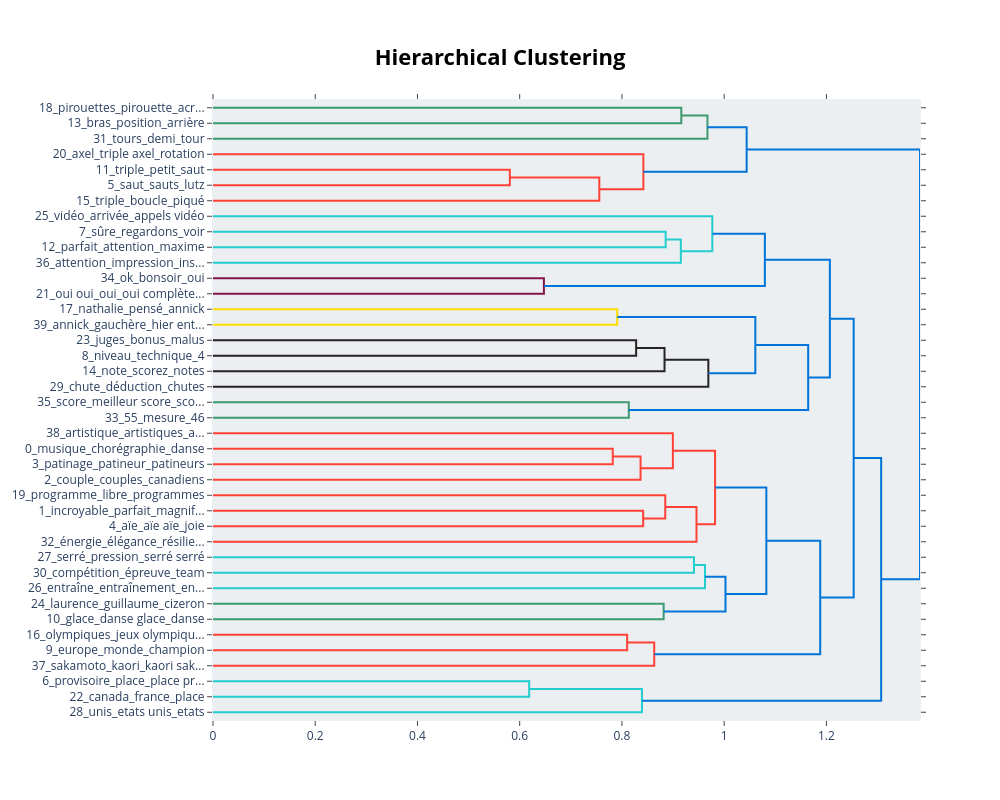

Notebook source saved alongside this figure:
### Code cell
from bertopic import BERTopic
from sentence_transformers import SentenceTransformer
from sklearn.feature_extraction.text import CountVectorizer
from umap import UMAP
import hdbscan

# Stopwords list
STOPWORDS = [x.strip() for x in open('stopwords.txt').readlines()]

# Docs 
docs = df["text"]

# Vectorizer for topic representation
vectorizer_model = CountVectorizer(
    stop_words=STOPWORDS,
    ngram_range=(1,2),
    min_df=2,
    token_pattern=r"\b(?!\w*[A-Z])\w+\b" # theoreticaly removes words with capital letters once embeddings are done
)

# To control for number and size of clusters
hdbscan_model = hdbscan.HDBSCAN(
    min_cluster_size=50,      # bigger = fewer, larger topics
    min_samples=10,            # higher = more conservative clustering
    cluster_selection_epsilon=0.1,  # merge nearby clusters
    cluster_selection_method='leaf', # fewer, more specific clusters
    prediction_data=True # important !!
)

# Load CamemBERT embedding model
embedding_model = SentenceTransformer("dangvantuan/sentence-camembert-base", device="cuda") # remove device if CPU

# Influence choice of themes
seed =  [
["émotion","larme","ému","joie","tristesse"],
["famille","parents","ami", "personnel", "conjoint"]]

# Build BERTopic model
topic_model = BERTopic(
    embedding_model=embedding_model,
    vectorizer_model=vectorizer_model,
    hdbscan_model=hdbscan_model,
    language="french",
    calculate_probabilities=True,
    verbose=True,
    seed_topic_list=seed    
)

# Fit the model
topics, probs = topic_model.fit_transform(docs)

# Show discovered topics
print(topic_model.get_topic_info())

# Visualize topics
#topic_model.visualize_topics()

# Visualize topic hierarchy
topic_model.visualize_hierarchy()

#keybertopic, extrait phrases saillantes
#tester lda
#virer phrases nulles et refaire tourner
#pas virer -1 sauf si faible échantillon et checker
#checker si semi-superviser pour trouver thèmes

### Figure 1 — Plotly figure (JSON) as saved in the notebook; plotly's stock layout.template omitted (floating-point values rounded to 4 significant figures)
{"data": [{"hoverinfo": "text", "marker": {"color": "rgb(61,153,112)"}, "mode": "lines", "type": "scatter", "x": [0.0, 0.9161, 0.9161, 0.0], "xaxis": "x", "y": [-5.0, -5.0, -15.0, -15.0], "yaxis": "y"}, {"hoverinfo": "text", "marker": {"color": "rgb(61,153,112)"}, "mode": "lines", "type": "scatter", "x": [0.9161, 0.9673, 0.9673, 0.0], "xaxis": "x", "y": [-10.0, -10.0, -25.0, -25.0], "yaxis": "y"}, {"hoverinfo": "text", "marker": {"color": "rgb(255,65,54)"}, "mode": "lines", "type": "scatter", "x": [0.0, 0.5807, 0.5807, 0.0], "xaxis": "x", "y": [-45.0, -45.0, -55.0, -55.0], "yaxis": "y"}, {"hoverinfo": "text", "marker": {"color": "rgb(255,65,54)"}, "mode": "lines", "type": "scatter", "x": [0.5807, 0.7557, 0.7557, 0.0], "xaxis": "x", "y": [-50.0, -50.0, -65.0, -65.0], "yaxis": "y"}, {"hoverinfo": "text", "marker": {"color": "rgb(255,65,54)"}, "mode": "lines", "type": "scatter", "x": [0.0, 0.8419, 0.8419, 0.7557], "xaxis": "x", "y": [-35.0, -35.0, -57.5, -57.5], "yaxis": "y"}, {"hoverinfo": "text", "marker": {"color": "rgb(0,116,217)"}, "mode": "lines", "type": "scatter", "x": [0.9673, 1.044, 1.044, 0.8419], "xaxis": "x", "y": [-17.5, -17.5, -46.25, -46.25], "yaxis": "y"}, {"hoverinfo": "text", "marker": {"color": "rgb(35,205,205)"}, "mode": "lines", "type": "scatter", "x": [0.0, 0.8855, 0.8855, 0.0], "xaxis": "x", "y": [-85.0, -85.0, -95.0, -95.0], "yaxis": "y"}, {"hoverinfo": "text", "marker": {"color": "rgb(35,205,205)"}, "mode": "lines", "type": "scatter", "x": [0.8855, 0.9152, 0.9152, 0.0], "xaxis": "x", "y": [-90.0, -90.0, -105.0, -105.0], "yaxis": "y"}, {"hoverinfo": "text", "marker": {"color": "rgb(35,205,205)"}, "mode": "lines", "type": "scatter", "x": [0.0, 0.9768, 0.9768, 0.9152], "xaxis": "x", "y": [-75.0, -75.0, -97.5, -97.5], "yaxis": "y"}, {"hoverinfo": "text", "marker": {"color": "rgb(133,20,75)"}, "mode": "lines", "type": "scatter", "x": [0.0, 0.6473, 0.6473, 0.0], "xaxis": "x", "y": [-115.0, -115.0, -125.0, -125.0], "yaxis": "y"}, {"hoverinfo": "text", "marker": {"color": "rgb(0,116,217)"}, "mode": "lines", "type": "scatter", "x": [0.9768, 1.08, 1.08, 0.6473], "xaxis": "x", "y": [-86.25, -86.25, -120.0, -120.0], "yaxis": "y"}, {"hoverinfo": "text", "marker": {"color": "rgb(255,220,0)"}, "mode": "lines", "type": "scatter", "x": [0.0, 0.7909, 0.7909, 0.0], "xaxis": "x", "y": [-135.0, -135.0, -145.0, -145.0], "yaxis": "y"}, {"hoverinfo": "text", "marker": {"color": "rgb(40,35,35)"}, "mode": "lines", "type": "scatter", "x": [0.0, 0.8278, 0.8278, 0.0], "xaxis": "x", "y": [-155.0, -155.0, -165.0, -165.0], "yaxis": "y"}, {"hoverinfo": "text", "marker": {"color": "rgb(40,35,35)"}, "mode": "lines", "type": "scatter", "x": [0.8278, 0.8833, 0.8833, 0.0], "xaxis": "x", "y": [-160.0, -160.0, -175.0, -175.0], "yaxis": "y"}, {"hoverinfo": "text", "marker": {"color": "rgb(40,35,35)"}, "mode": "lines", "type": "scatter", "x": [0.8833, 0.969, 0.969, 0.0], "xaxis": "x", "y": [-167.5, -167.5, -185.0, -185.0], "yaxis": "y"}, {"hoverinfo": "text", "marker": {"color": "rgb(0,116,217)"}, "mode": "lines", "type": "scatter", "x": [0.7909, 1.061, 1.061, 0.969], "xaxis": "x", "y": [-140.0, -140.0, -176.2, -176.2], "yaxis": "y"}, {"hoverinfo": "text", "marker": {"color": "rgb(61,153,112)"}, "mode": "lines", "type": "scatter", "x": [0.0, 0.8134, 0.8134, 0.0], "xaxis": "x", "y": [-195.0, -195.0, -205.0, -205.0], "yaxis": "y"}, {"hoverinfo": "text", "marker": {"color": "rgb(0,116,217)"}, "mode": "lines", "type": "scatter", "x": [1.061, 1.164, 1.164, 0.8134], "xaxis": "x", "y": [-158.1, -158.1, -200.0, -200.0], "yaxis": "y"}, {"hoverinfo": "text", "marker": {"color": "rgb(0,116,217)"}, "mode": "lines", "type": "scatter", "x": [1.08, 1.207, 1.207, 1.164], "xaxis": "x", "y": [-103.1, -103.1, -179.1, -179.1], "yaxis": "y"}, {"hoverinfo": "text", "marker": {"color": "rgb(255,65,54)"}, "mode": "lines", "type": "scatter", "x": [0.0, 0.782, 0.782, 0.0], "xaxis": "x", "y": [-225.0, -225.0, -235.0, -235.0], "yaxis": "y"}, {"hoverinfo": "text", "marker": {"color": "rgb(255,65,54)"}, "mode": "lines", "type": "scatter", "x": [0.782, 0.8364, 0.8364, 0.0], "xaxis": "x", "y": [-230.0, -230.0, -245.0, -245.0], "yaxis": "y"}, {"hoverinfo": "text", "marker": {"color": "rgb(255,65,54)"}, "mode": "lines", "type": "scatter", "x": [0.0, 0.8996, 0.8996, 0.8364], "xaxis": "x", "y": [-215.0, -215.0, -237.5, -237.5], "yaxis": "y"}, {"hoverinfo": "text", "marker": {"color": "rgb(255,65,54)"}, "mode": "lines", "type": "scatter", "x": [0.0, 0.8415, 0.8415, 0.0], "xaxis": "x", "y": [-265.0, -265.0, -275.0, -275.0], "yaxis": "y"}, {"hoverinfo": "text", "marker": {"color": "rgb(255,65,54)"}, "mode": "lines", "type": "scatter", "x": [0.0, 0.8848, 0.8848, 0.8415], "xaxis": "x", "y": [-255.0, -255.0, -270.0, -270.0], "yaxis": "y"}, {"hoverinfo": "text", "marker": {"color": "rgb(255,65,54)"}, "mode": "lines", "type": "scatter", "x": [0.8848, 0.9458, 0.9458, 0.0], "xaxis": "x", "y": [-262.5, -262.5, -285.0, -285.0], "yaxis": "y"}, {"hoverinfo": "text", "marker": {"color": "rgb(255,65,54)"}, "mode": "lines", "type": "scatter", "x": [0.8996, 0.9822, 0.9822, 0.9458], "xaxis": "x", "y": [-226.2, -226.2, -273.8, -273.8], "yaxis": "y"}, {"hoverinfo": "text", "marker": {"color": "rgb(35,205,205)"}, "mode": "lines", "type": "scatter", "x": [0.0, 0.9409, 0.9409, 0.0], "xaxis": "x", "y": [-295.0, -295.0, -305.0, -305.0], "yaxis": "y"}, {"hoverinfo": "text", "marker": {"color": "rgb(35,205,205)"}, "mode": "lines", "type": "scatter", "x": [0.9409, 0.9625, 0.9625, 0.0], "xaxis": "x", "y": [-300.0, -300.0, -315.0, -315.0], "yaxis": "y"}, {"hoverinfo": "text", "marker": {"color": "rgb(61,153,112)"}, "mode": "lines", "type": "scatter", "x": [0.0, 0.8816, 0.8816, 0.0], "xaxis": "x", "y": [-325.0, -325.0, -335.0, -335.0], "yaxis": "y"}, {"hoverinfo": "text", "marker": {"color": "rgb(0,116,217)"}, "mode": "lines", "type": "scatter", "x": [0.9625, 1.003, 1.003, 0.8816], "xaxis": "x", "y": [-307.5, -307.5, -330.0, -330.0], "yaxis": "y"}, {"hoverinfo": "text", "marker": {"color": "rgb(0,116,217)"}, "mode": "lines", "type": "scatter", "x": [0.9822, 1.083, 1.083, 1.003], "xaxis": "x", "y": [-250.0, -250.0, -318.8, -318.8], "yaxis": "y"}, {"hoverinfo": "text", "marker": {"color": "rgb(255,65,54)"}, "mode": "lines", "type": "scatter", "x": [0.0, 0.8102, 0.8102, 0.0], "xaxis": "x", "y": [-345.0, -345.0, -355.0, -355.0], "yaxis": "y"}, {"hoverinfo": "text", "marker": {"color": "rgb(255,65,54)"}, "mode": "lines", "type": "scatter", "x": [0.8102, 0.8632, 0.8632, 0.0], "xaxis": "x", "y": [-350.0, -350.0, -365.0, -365.0], "yaxis": "y"}, {"hoverinfo": "text", "marker": {"color": "rgb(0,116,217)"}, "mode": "lines", "type": "scatter", "x": [1.083, 1.188, 1.188, 0.8632], "xaxis": "x", "y": [-284.4, -284.4, -357.5, -357.5], "yaxis": "y"}, {"hoverinfo": "text", "marker": {"color": "rgb(0,116,217)"}, "mode": "lines", "type": "scatter", "x": [1.207, 1.253, 1.253, 1.188], "xaxis": "x", "y": [-141.1, -141.1, -320.9, -320.9], "yaxis": "y"}, {"hoverinfo": "text", "marker": {"color": "rgb(35,205,205)"}, "mode": "lines", "type": "scatter", "x": [0.0, 0.6185, 0.6185, 0.0], "xaxis": "x", "y": [-375.0, -375.0, -385.0, -385.0], "yaxis": "y"}, {"hoverinfo": "text", "marker": {"color": "rgb(35,205,205)"}, "mode": "lines", "type": "scatter", "x": [0.6185, 0.8391, 0.8391, 0.0], "xaxis": "x", "y": [-380.0, -380.0, -395.0, -395.0], "yaxis": "y"}, {"hoverinfo": "text", "marker": {"color": "rgb(0,116,217)"}, "mode": "lines", "type": "scatter", "x": [1.253, 1.307, 1.307, 0.8391], "xaxis": "x", "y": [-231.0, -231.0, -387.5, -387.5], "yaxis": "y"}, {"hoverinfo": "text", "marker": {"color": "rgb(0,116,217)"}, "mode": "lines", "type": "scatter", "x": [1.044, 1.383, 1.383, 1.307], "xaxis": "x", "y": [-31.88, -31.88, -309.3, -309.3], "yaxis": "y"}], "layout": {"autosize": false, "height": 800, "hoverlabel": {"bgcolor": "white", "font": {"family": "Rockwell", "size": 16}}, "hovermode": "closest", "plot_bgcolor": "#ECEFF1", "showlegend": false, "title": {"font": {"color": "Black", "size": 22}, "text": "<b>Hierarchical Clustering</b>", "x": 0.5, "xanchor": "center", "yanchor": "top"}, "width": 1000, "xaxis": {"mirror": "allticks", "rangemode": "tozero", "showgrid": false, "showline": true, "showticklabels": true, "ticks": "outside", "type": "linear", "zeroline": false}, "yaxis": {"mirror": "allticks", "range": [-400, 0], "rangemode": "tozero", "showgrid": false, "showline": true, "showticklabels": true, "tickmode": "array", "ticks": "outside", "ticktext": ["18_pirouettes_pirouette_acr...", "13_bras_position_arrière", "31_tours_demi_tour", "20_axel_triple axel_rotation", "11_triple_petit_saut", "5_saut_sauts_lutz", "15_triple_boucle_piqué", "25_vidéo_arrivée_appels vidéo", "7_sûre_regardons_voir", "12_parfait_attention_maxime", "36_attention_impression_ins...", "34_ok_bonsoir_oui", "21_oui oui_oui_oui complète...", "17_nathalie_pensé_annick", "39_annick_gauchère_hier ent...", "23_juges_bonus_malus", "8_niveau_technique_4", "14_note_scorez_notes", "29_chute_déduction_chutes", "35_score_meilleur score_sco...", "33_55_mesure_46", "38_artistique_artistiques_a...", "0_musique_chorégraphie_danse", "3_patinage_patineur_patineurs", "2_couple_couples_canadiens", "19_programme_libre_programmes", "1_incroyable_parfait_magnif...", "4_aïe_aïe aïe_joie", "32_énergie_élégance_résilie...", "27_serré_pression_serré serré", "30_compétition_épreuve_team", "26_entraîne_entraînement_en...", "24_laurence_guillaume_cizeron", "10_glace_danse glace_danse", "16_olympiques_jeux olympiqu...", "9_europe_monde_champion", "37_sakamoto_kaori_kaori sak...", "6_provisoire_place_place pr...", "22_canada_france_place", "28_unis_etats unis_etats"], "tickvals": [-5, -15, -25, -35, -45, -55, -65, -75, -85, -95, -105, -115, -125, -135, -145, -155, -165, -175, -185, -195, -205, -215, -225, -235, -245, -255, -265, -275, -285, -295, -305, -315, -325, -335, -345, -355, -365, -375, -385, -395], "type": "linear", "zeroline": false}}}
